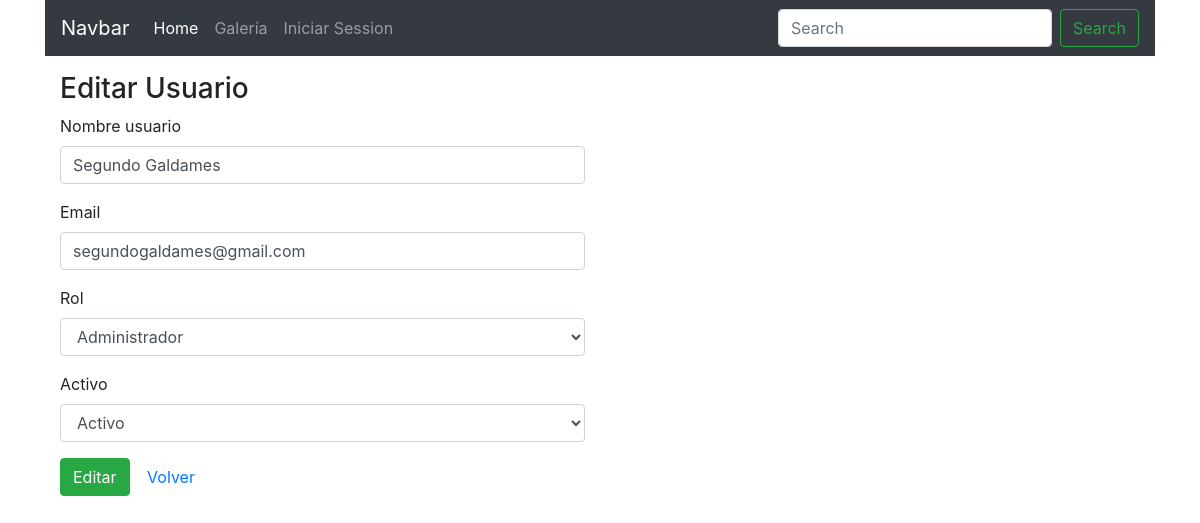
The page /editUsuario.php?id=1 on the database its author committed.
### tables this page shows
CREATE TABLE `usuarios` (
  `id` int(11) NOT NULL AUTO_INCREMENT,
  `nombre` varchar(255) NOT NULL,
  `email` varchar(255) NOT NULL,
  `password` varchar(255) NOT NULL,
  `rol_id` int(11) NOT NULL,
  `activo` int(11) NOT NULL,
  `created_at` datetime DEFAULT NULL,
  `updated_at` datetime DEFAULT NULL,
  PRIMARY KEY (`id`)
);

CREATE TABLE `roles` (
  `id` int(11) NOT NULL AUTO_INCREMENT,
  `nombre` varchar(20) NOT NULL,
  `created_at` datetime DEFAULT NULL,
  `updated_at` datetime DEFAULT NULL,
  PRIMARY KEY (`id`)
);

### editUsuario.php (the view, shortened to what this page needs)
<?php
require('conexion.php');
if(isset($_GET['id'])){
	$id = (int) $_GET['id'];
	$usuario = $con->prepare("SELECT u.id, u.nombre, u.email, u.rol_id, u.activo, u.created_at, u.updated_at, r.nombre as rol FROM usuarios u INNER JOIN roles r ON u.rol_id = r.id WHERE u.id = ?");
	$usuario->bindParam(1, $id);
	$usuario->execute();
	$res = $usuario->fetch();
}
?>
<!DOCTYPE html>
<html>
<head>
	<link rel="stylesheet" href="https://stackpath.bootstrapcdn.com/bootstrap/4.4.1/css/bootstrap.min.css">
</head>
<body>
	<div class="container">
		<?php include('header.php'); ?>
		<div class="col-md-6 mt-3">
			<h3>Editar Usuario</h3>
			<form action="" method="post">
				<div class="form-group">
					<label>Nombre usuario</label>
					<input type="text" name="nombre" placeholder="Nombre del usuario" class="form-control" value="<?php echo $res['nombre']; ?>">
				</div>
				<div class="form-group">
					<label>Email</label>
					<input type="email" name="email" placeholder="Email del usuario" class="form-control" value="<?php echo $res['email']; ?>">
				</div>
				<div class="form-group">
					<label>Rol</label>
					<select name="rol" class="form-control">
						<option value="<?php echo $res['rol_id'] ?>"><?php echo $res['rol'] ?></option>
					</select>
				</div>
				<div class="form-group">
					<label>Activo</label>
					<select name="activo" class="form-control">
						<option value="<?php echo $res['activo'] ?>">
							<?php if($res['activo']==1): ?> Activo <?php else: ?> No activo <?php endif ?>
						</option>
					</select>
				</div>
				<div class="form-group">
					<button type="submit" class="btn btn-success">Editar</button>
					<a href="usuarios.php" class="btn btn-link">Volver</a>
				</div>
			</form>
		</div>
	</div>
</body>
</html>

### rows shown on the page
usuarios: nombre "Segundo Galdames", email "segundogaldames@gmail.com", rol "Administrador", activo "Activo"
